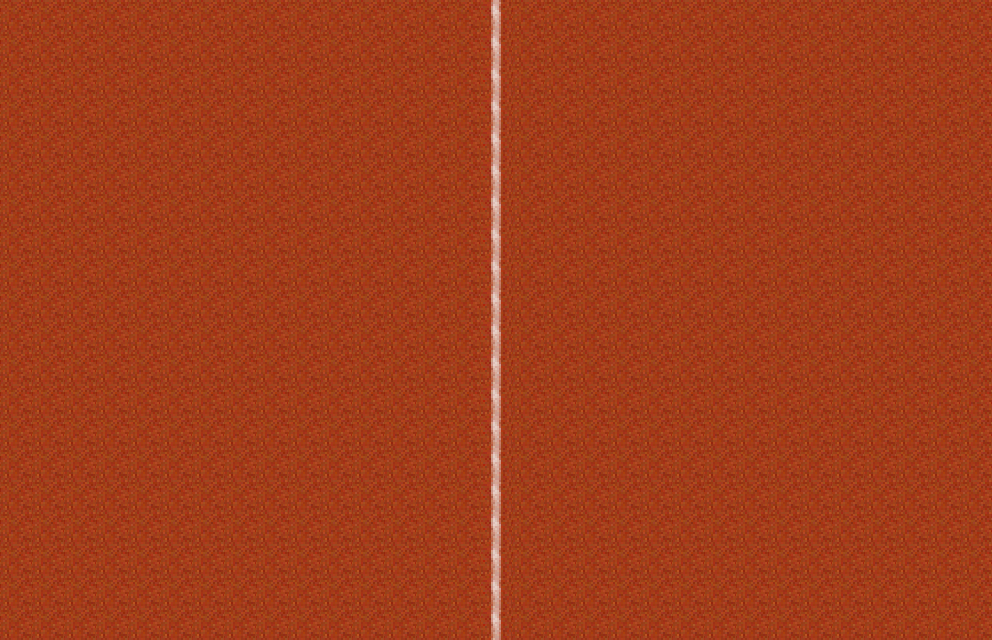

A level layout from a 2D game, rendered from its tile map. Below: a short description, then the map file with its tile-grid data intact:
An orthogonal 31x20 tile map with 32x32 px tiles, 1 tile layer (Court).

<map version="1.10" tiledversion="1.11.0" orientation="orthogonal" renderorder="right-down" width="31" height="20" tilewidth="32" tileheight="32" infinite="0" nextlayerid="2" nextobjectid="1">
 <tileset firstgid="1" name="fancy-court" tilewidth="32" tileheight="32" tilecount="450" columns="25">
  <image source="fancy-court.png" width="800" height="600" />
 </tileset>
 <layer id="1" name="Court" width="31" height="20">
  <data encoding="csv">
84,84,84,84,84,84,84,84,84,84,84,84,84,84,84,163,84,84,84,84,84,84,84,84,84,84,84,84,84,84,84,
84,84,84,84,84,84,84,84,84,84,84,84,84,84,84,163,84,84,84,84,84,84,84,84,84,84,84,84,84,84,84,
84,84,84,84,84,84,84,84,84,84,84,84,84,84,84,163,84,84,84,84,84,84,84,84,84,84,84,84,84,84,84,
84,84,84,84,84,84,84,84,84,84,84,84,84,84,84,163,84,84,84,84,84,84,84,84,84,84,84,84,84,84,84,
84,84,84,84,84,84,84,84,84,84,84,84,84,84,84,163,84,84,84,84,84,84,84,84,84,84,84,84,84,84,84,
84,84,84,84,84,84,84,84,84,84,84,84,84,84,84,163,84,84,84,84,84,84,84,84,84,84,84,84,84,84,84,
84,84,84,84,84,84,84,84,84,84,84,84,84,84,84,163,84,84,84,84,84,84,84,84,84,84,84,84,84,84,84,
84,84,84,84,84,84,84,84,84,84,84,84,84,84,84,163,84,84,84,84,84,84,84,84,84,84,84,84,84,84,84,
84,84,84,84,84,84,84,84,84,84,84,84,84,84,84,163,84,84,84,84,84,84,84,84,84,84,84,84,84,84,84,
84,84,84,84,84,84,84,84,84,84,84,84,84,84,84,163,84,84,84,84,84,84,84,84,84,84,84,84,84,84,84,
84,84,84,84,84,84,84,84,84,84,84,84,84,84,84,163,84,84,84,84,84,84,84,84,84,84,84,84,84,84,84,
84,84,84,84,84,84,84,84,84,84,84,84,84,84,84,163,84,84,84,84,84,84,84,84,84,84,84,84,84,84,84,
84,84,84,84,84,84,84,84,84,84,84,84,84,84,84,163,84,84,84,84,84,84,84,84,84,84,84,84,84,84,84,
84,84,84,84,84,84,84,84,84,84,84,84,84,84,84,163,84,84,84,84,84,84,84,84,84,84,84,84,84,84,84,
84,84,84,84,84,84,84,84,84,84,84,84,84,84,84,163,84,84,84,84,84,84,84,84,84,84,84,84,84,84,84,
84,84,84,84,84,84,84,84,84,84,84,84,84,84,84,163,84,84,84,84,84,84,84,84,84,84,84,84,84,84,84,
84,84,84,84,84,84,84,84,84,84,84,84,84,84,84,163,84,84,84,84,84,84,84,84,84,84,84,84,84,84,84,
84,84,84,84,84,84,84,84,84,84,84,84,84,84,84,163,84,84,84,84,84,84,84,84,84,84,84,84,84,84,84,
84,84,84,84,84,84,84,84,84,84,84,84,84,84,84,163,84,84,84,84,84,84,84,84,84,84,84,84,84,84,84,
84,84,84,84,84,84,84,84,84,84,84,84,84,84,84,163,84,84,84,84,84,84,84,84,84,84,84,84,84,84,84
</data>
 </layer>
</map>
